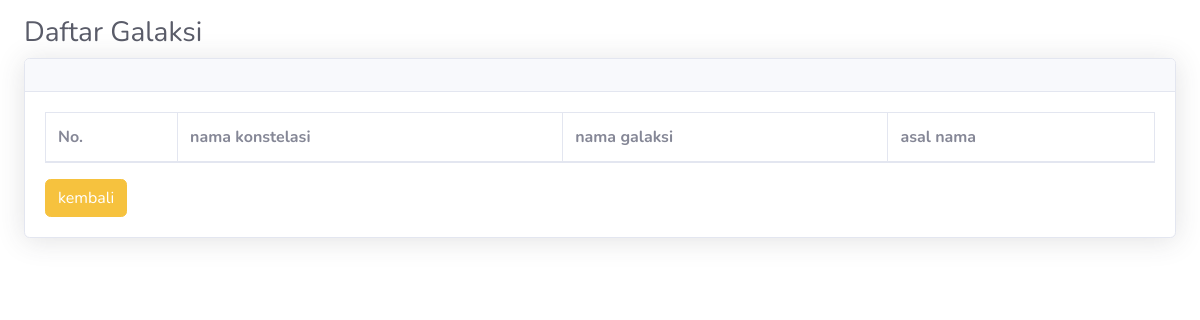
Page /data_galaksi.php on the earlier database version.
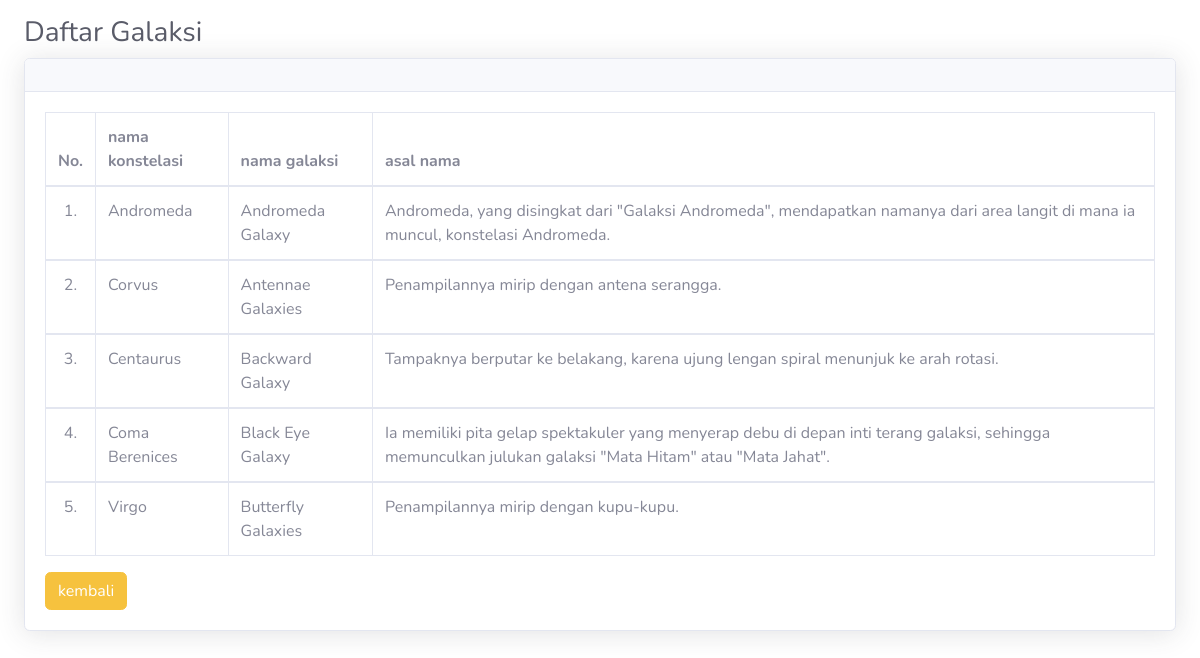
Same page on the later database version.
### tables this page shows
CREATE TABLE `galaksi` (
  `id_galaksi` int(11) NOT NULL,
  `data_image` blob NOT NULL,
  `nama_galaksi` varchar(250) NOT NULL,
  `nama_konstelasi` varchar(250) NOT NULL,
  `asal_nama` varchar(250) NOT NULL
);

### data_galaksi.php (the view, shortened to what this page needs)
<!DOCTYPE html>
<html>
<head>
	<link href="vendor/fontawesome-free/css/all.min.css" rel="stylesheet" type="text/css">
    <link href="css/sb-admin-2.min.css" rel="stylesheet">
    <link href="vendor/datatables/dataTables.bootstrap4.min.css" rel="stylesheet">
</head>
<body>
<div class="container-fluid">
	<h1 class="h3 mb-2 mt-3 text-gray-800">Daftar Galaksi</h1>
	<div class="card shadow mb-4">
                        <div class="card-header py-3">
                        </div>
                        <div class="card-body">
                            <div class="table-responsive">
							<table class="table table-bordered" width="100%" cellspacing="0">
								<thead>
									<tr>
										<th>No.</th>
										<th>nama konstelasi</th>
										<th>nama galaksi</th>
										<th>asal nama</th>
									</tr>
								</thead>
								<?php
								include "+koneksi.php";
								$query = mysqli_query($host,"SELECT * FROM galaksi") or die(mysqli_error($host));
								$nomor = 1;
								while($data = mysqli_fetch_array($query)) { ?>
								<tbody>
									<tr>
										<td align="center"><?php echo $nomor++; ?>.</td>
										<td><?php echo $data['nama_konstelasi']; ?></td>
										<td><?php echo $data['nama_galaksi']; ?></td>
										<td><?php echo $data['asal_nama']; ?></td>
									</tr>
								</tbody>
								<?php
								} ?>
							</table>
                            </div>
							<a href="index.php"><button class="btn btn-warning" >kembali</button></a>
                        </div>
                    </div>
					</div>
</body>
</html>

Differences in the rows shown:
added galaksi: nama_konstelasi "Andromeda", nama_galaksi "Andromeda Galaxy", asal_nama "Andromeda, yang disingkat dari \"Galaksi Andromeda\", mendapatkan namanya dari area langit di mana ia muncul, konstelasi Andromeda."
added galaksi: nama_konstelasi "Corvus", nama_galaksi "Antennae Galaxies", asal_nama "Penampilannya mirip dengan antena serangga."
added galaksi: nama_konstelasi "Centaurus", nama_galaksi "Backward Galaxy", asal_nama "Tampaknya berputar ke belakang, karena ujung lengan spiral menunjuk ke arah rotasi."
added galaksi: nama_konstelasi "Coma Berenices", nama_galaksi "Black Eye Galaxy", asal_nama "Ia memiliki pita gelap spektakuler yang menyerap debu di depan inti terang galaksi, sehingga memunculkan julukan galaksi \"Mata Hitam\" atau \"Mata Jahat\"."
added galaksi: nama_konstelasi "Virgo", nama_galaksi "Butterfly Galaxies", asal_nama "Penampilannya mirip dengan kupu-kupu."
